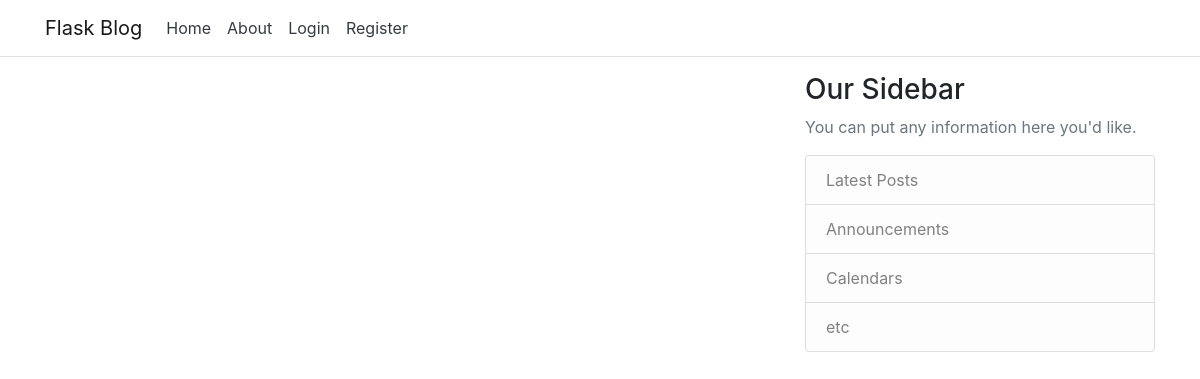
Page /home on the earlier database version.
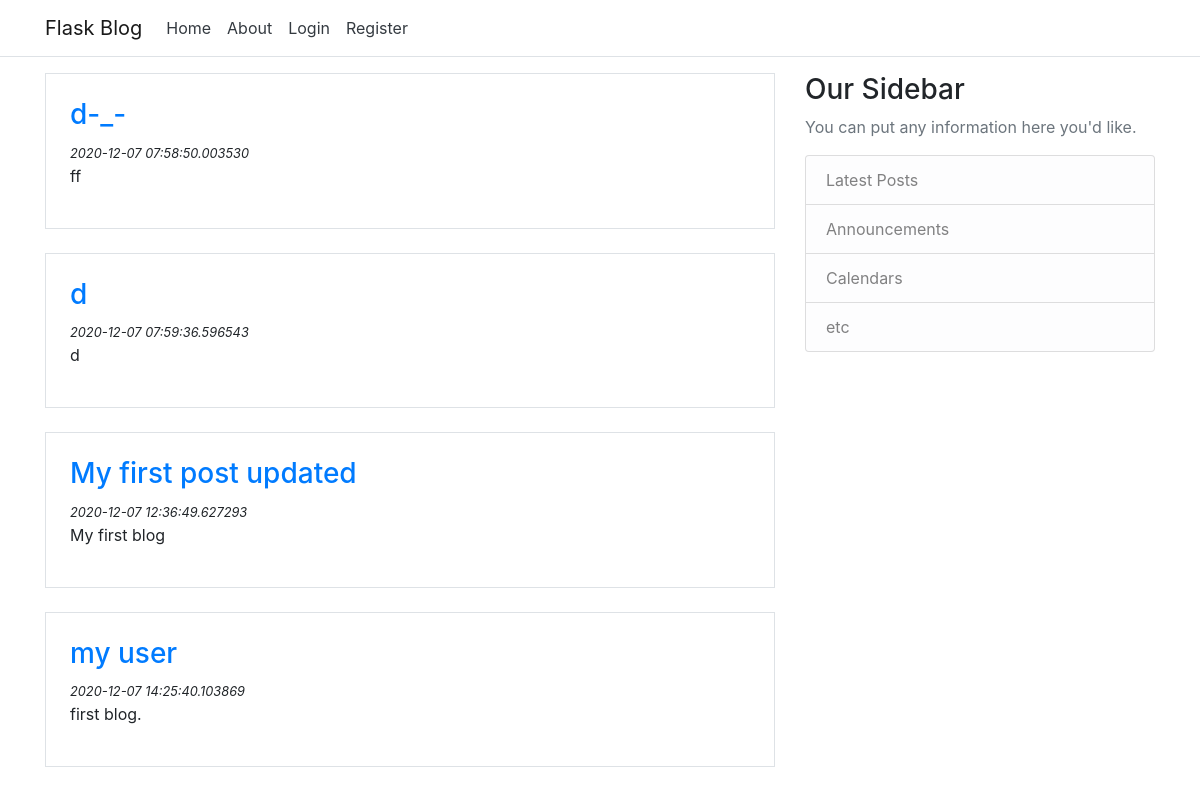
Same page on the later database version.
### flaskblog/models.py (models this page shows, shortened)
class Post(db.Model):
    id = db.Column(db.Integer, primary_key=True)
    title = db.Column(db.String(100), nullable=False)
    date_posted = db.Column(db.DateTime, nullable=False,
                            default=datetime.utcnow)
    content = db.Column(db.Text, nullable=False)
    user_id = db.Column(db.Integer, db.ForeignKey('user.id'), nullable=False)

### flaskblog/routes.py (the view)
@app.route('/')
@app.route('/home')
def home():
    posts=Post.query.all()
    return render_template('home.html', posts=posts)

### flaskblog/models.py (called while the page is built)
    def __repr__(self):
        return f"User('{self.username}', '{self.email}', '{self.image_file}')"

### flaskblog/template/Home.html
{% extends "layout.html"%} {% block content%} {% for post in posts%}
<div class="media border p-4">
    <div class="media-body">
        <h3><a class="article-title" href="{{ url_for('post', post_id=post.id) }}">{{ post.title }}</a></h3>
        <small><i>{{post.date_posted}}</i></small>
        <p class="article-content">{{ post.content }}</p>
    </div>
</div>
<br> {%endfor%} {% endblock content %}

### flaskblog/template/Layout.html (shortened to what this page needs)
<!DOCTYPE html>
<html>
<head>
    <link rel="stylesheet" href="https://stackpath.bootstrapcdn.com/bootstrap/4.3.1/css/bootstrap.min.css">
</head>
<body>
    <header>
        <nav class="navbar navbar-expand-sm navbar-toggleable-sm navbar-light border-bottom box-shadow mb-3 navbar-light">
            <div class="container">
                <a class="navbar-brand " href="/ ">Flask Blog</a>
                <div class="navbar-collapse collapse d-sm-inline-flex flex-sm-row-reverse ">
                    <ul class="navbar-nav flex-grow-1 ">
                        <li class="nav-item ">
                            <a class="nav-link text-dark " href="/ ">Home</a>
                        </li>
                        <li class="nav-item ">
                            <a class="nav-link text-dark " href="/About ">About</a>
                        </li>
                        {% if current_user.is_authenticated %}
                        <li class="nav-item ">
                            <a class="nav-link text-dark " href="{{ url_for( 'new_post') }} ">New Post</a>
                        </li>
                        <li class="nav-item ">
                            <a class="nav-link text-dark " href="{{ url_for( 'logout') }} ">Logout</a>
                        </li>
                        <li class="nav-item ">
                            <a class="nav-link text-dark " href="{{ url_for( 'account') }} ">Account</a>
                        </li>
                        {%else%}
                        <li class="nav-item ">
                            <a class="nav-link text-dark " href="{{ url_for( 'login') }} ">Login</a>
                        </li>
                        <li class="nav-item ">
                            <a class="nav-link text-dark " href="{{ url_for( 'register') }} ">Register</a>
                        </li>
                        {%endif%}
                    </ul>
                </div>
            </div>
        </nav>
    </header>
    <main role="main " class="container ">
        <div class="row ">
            <div class="col-md-8 ">
                 {% block content %}{% endblock %}
            </div>
            <div class="col-md-4 ">
                <div class="content-section ">
                    <h3>Our Sidebar</h3>
                    <p class='text-muted'>You can put any information here you'd like.
                        <ul class="list-group ">
                            <li class="list-group-item list-group-item-light ">Latest Posts</li>
                            <li class="list-group-item list-group-item-light ">Announcements</li>
                            <li class="list-group-item list-group-item-light ">Calendars</li>
                            <li class="list-group-item list-group-item-light ">etc</li>
                        </ul>
                    </p>
                </div>
            </div>
        </div>
    </main>
</body>
</html>

Differences in the rows shown:
added Post: title "d-_-", date_posted "2020-12-07 07:58:50.003530", content "ff"
added Post: title "d", date_posted "2020-12-07 07:59:36.596543", content "d"
added Post: title "My first post updated", date_posted "2020-12-07 12:36:49.627293", content "My first blog"
added Post: title "my user", date_posted "2020-12-07 14:25:40.103869", content "first blog."
